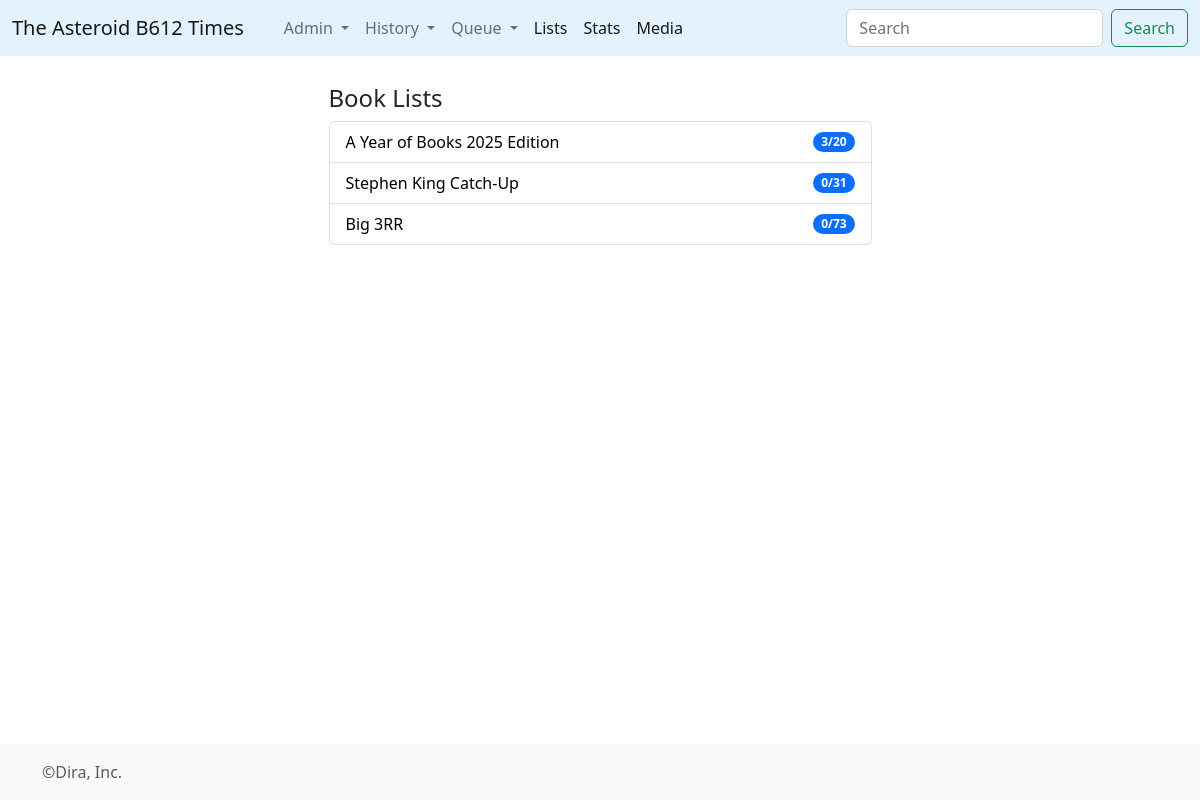
The page /booklists/ on the database its author committed.
### times/models.py (models this page shows, shortened)
class BookList(models.Model):
	listname = models.CharField(max_length=500)
	date_created = models.DateField(auto_now=True)
	listinfo = models.TextField()
	@property
	def conteo(self):
		cont = RelBookList.objects.filter(blist=self).count()
		return cont
	@property
	def lecturas(self):
		n_lecturas = RelBookList.objects.filter(blist=self, bbook__consumo__finish_d__gt=self.date_created).count()
		return n_lecturas

### times/views.py (the view)
# urls.py: path('booklists/', views.booklists, name='booklists'),
def booklists(request):
	listas = BookList.objects.raw("""
                select
                a.*
                from
                times_booklist a
                left join (
                select
                    a.blist_id,
                    max(c.finish_d) max_f
                from
                    times_relbooklist a
                    inner join times_book b
                    on a.bbook_id = b.id
                    inner join times_consumo c
                    on b.id = volume_id
                group by
                    a.blist_id ) b
                on a.id = b.blist_id
                order by
                ifnull(b.max_f,'1999-12-31') desc, a.id desc
	""")
	return render(request,'booklists.html',{'listas':listas})

### times/templates/booklists.html (shortened to what this page needs)
{% extends 'base_forms.html' %}
{% block contenido %}
<article>
	<h4>Book Lists</h4>
	  <ul class="list-group">
        {% for l in listas %}
          <li class="list-group-item d-flex justify-content-between align-items-center">
          <a href="{% url 'booklist' l.id %}" style="color:black; text-decoration: none;"> {{l.listname}}</a>
            <span class="badge bg-primary rounded-pill">{{l.lecturas}}/{{l.conteo}}</span>
          </li>
        {% endfor %}
      </ul>
</article>
<br>
{% endblock%}

### rows shown on the page
BookList: listname "A Year of Books 2025 Edition", lecturas "3", conteo "20"
BookList: listname "Stephen King Catch-Up", lecturas "0", conteo "31"
BookList: listname "Big 3RR", lecturas "0", conteo "73"
